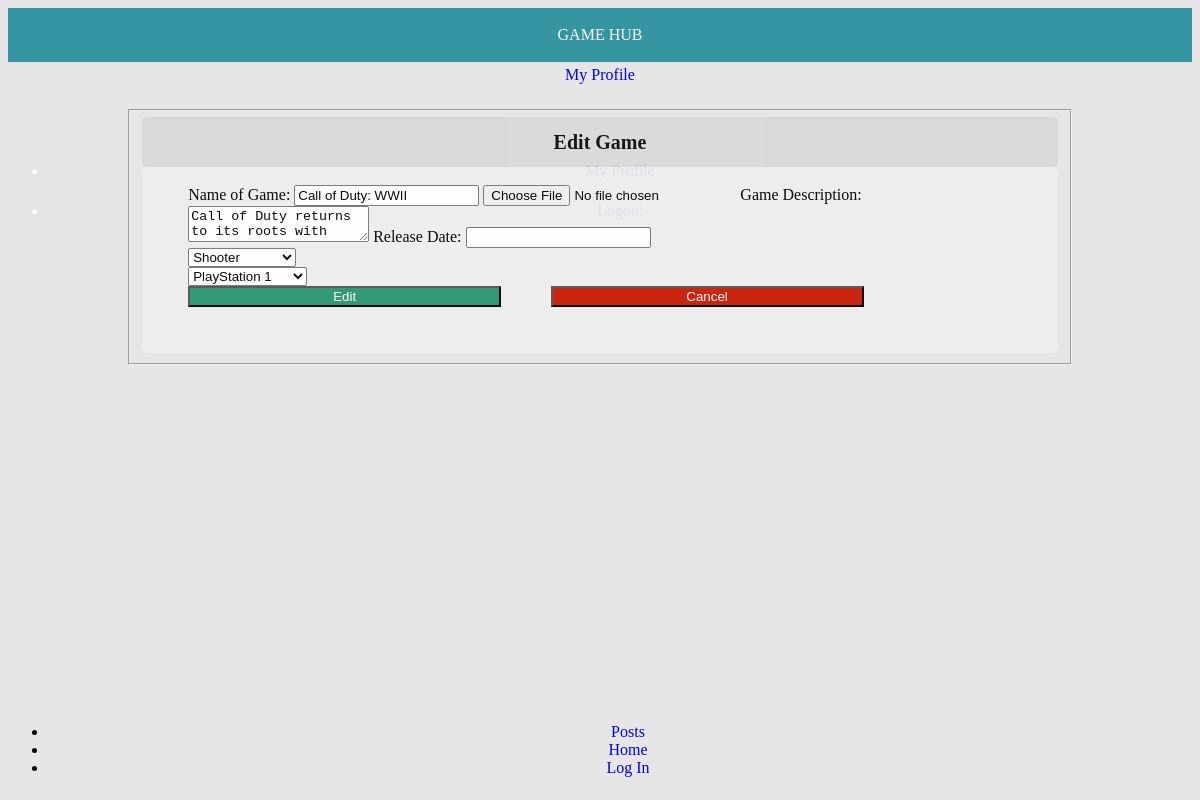
/editGame.php?game=1, run on an earlier commit of the app's database.
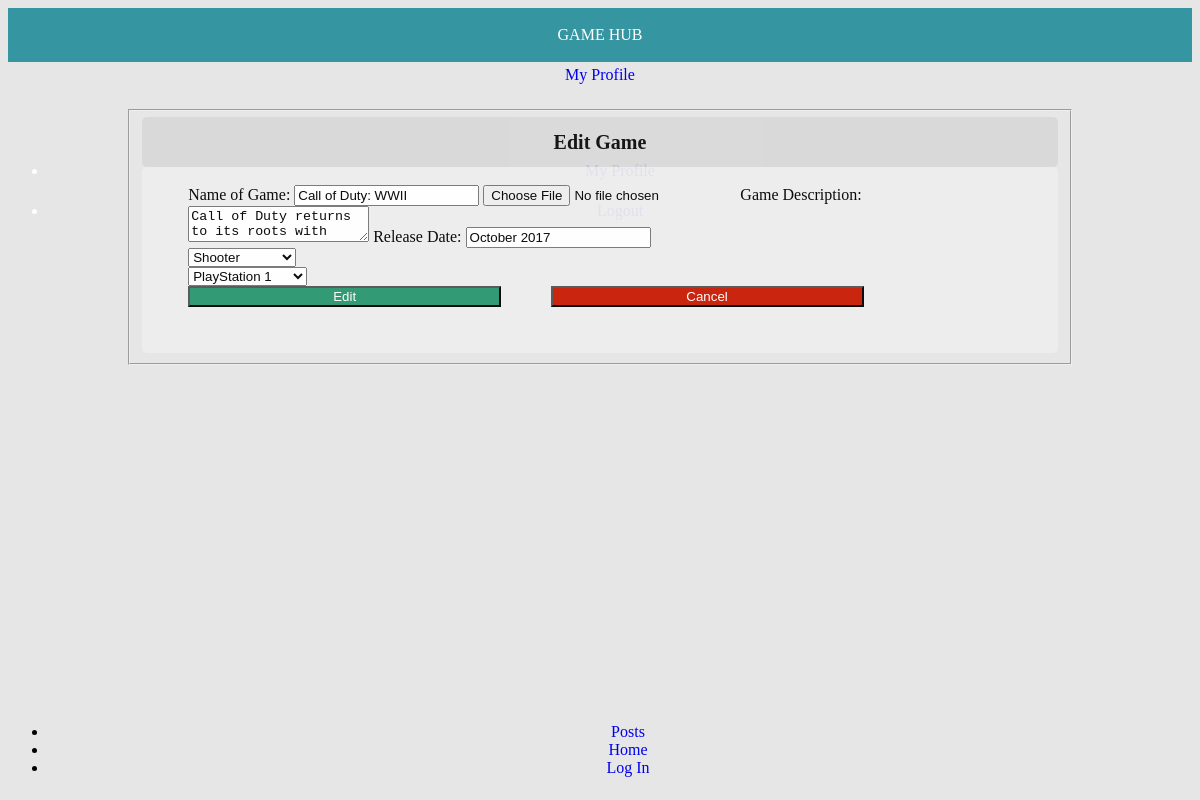
And on a later commit of the database.
### tables this page shows
CREATE TABLE `gamelist` (
  `gameID` int(5) NOT NULL,
  `gameName` varchar(100) NOT NULL,
  `gameImg` varchar(100) NOT NULL,
  `genreID` int(5) NOT NULL,
  `gameDesc` varchar(600) NOT NULL,
  `consoleID` int(5) NOT NULL,
  `releaseDate` varchar(50) NOT NULL
);

### editGame.php (the view, shortened to what this page needs)
<?php
$con=db();
?>
<!DOCTYPE html>
<html>
<head>
    <link rel="stylesheet" href="css/style.css" type="text/css">
    <link href="https://maxcdn.bootstrapcdn.com/font-awesome/4.7.0/css/font-awesome.min.css" rel='stylesheet'>
  <link rel="stylesheet" href="http://code.jquery.com/mobile/1.4.5/jquery.mobile-1.4.5.min.css">
    <link rel="stylesheet"  href="dist/jqm-icon-pack-fa.css" />
</head>
<body>
<?php
$toEdit=$_GET['game'];
$gameToEdit="SELECT gamelist.gameName AS 'Name', gamelist.gameImg AS 'Game Art', gamelist.gameID AS 'Game ID', gamelist.gameDesc AS 'Description', gamelist.releaseDate AS 'Release', gamelist.genreID AS 'Genre ID', gamegenre.genreName AS 'Genre', console.consoleName AS 'Console' FROM gamelist LEFT JOIN gamegenre ON gamelist.genreID=gamegenre.genreID LEFT JOIN console ON gamelist.consoleID=console.consoleID WHERE gamelist.gameID LIKE ".$toEdit;
$result = $con->query($gameToEdit);
$editDetails=mysqli_fetch_assoc($result);
?>
<div data-role="pages" id="container">
  <div data-role="header" id="header">
    GAME HUB
    <div class="ui-btn-right" data-role="controlgroup" data-type="horizontal">
      <a href="#popupMenu" data-rel="popup" data-transition="slideup" class="ui-btn ui-icon-user ui-btn-icon-notext ui-btn-inline ui-corner-all">My Profile</a>
      <div data-role="popup" id="popupMenu">
        <ul data-role="listview" data-inset="true">
          <li><a href="profile.php">My Profile</a></li>
          <li><a href="user.php">Logout</a></li>
        </ul>
      </div>
    </div>
  </div>
  <div data-role="main" class="loginContent">
    <form id="edit" class="gameContent" method="POST" action="editContent.php" data-ajax="false" enctype="multipart/form-data">
      <fieldset>
        <div class="form-top">
          Edit Game
        </div>
        <div class="form-bottom">
          <label for='gameName'>Name of Game:</label>
          <input type='text' name='newName' id='newName' maxlength="50" value="<?php echo $editDetails['Name']?>" required />
          <input type="file" name="newImg" id="newImg" value ="<?php echo $editDetails['Game Art']?>">
          <label for='gameDesc'>Game Description: </label>
          <textarea name='newDesc' id='newDesc' maxlength="600" required><?php echo $editDetails['Description']?></textarea>
          <label for='newRelease'>Release Date: </label>
          <input type='text' name='newRelease' id='newRelease' maxlength="50" value="<?php echo $editDetails['Release']?>" required/>
          <br>
          <?php
          $genreSelect="SELECT genreName AS 'Genre', genreID AS 'Genre ID' FROM gamegenre";
          $result = $con->query($genreSelect);
          echo "<div id='genreSelect'>";
          if ($result-> num_rows > 0) {
            $genreToEdit= $editDetails['Genre ID'];
            echo "<select name='newGenre' id='newGenre' required><option selected disabled>Select genre...</option>";
            while($row = $result->fetch_assoc()) {
              $genreID = $row['Genre ID'];
              if( $genreID == $genreToEdit ){
                echo "<option name='newGenre' value='".$row['Genre ID']."' selected>".$row['Genre']."</option> ";
              }else{
                echo "<option name='newGenre' value='".$row['Genre ID']."'>".$row['Genre']."</option> ";
              }
            }
            echo "</select><br>";
          }else{
            echo "there is nothing here";
          }
          $consoleSelect="SELECT consoleName AS 'Console', consoleID AS 'Console ID' FROM console";
          $result = $con->query($consoleSelect);
          echo "<div id='consoleSelect'>";
          if ($result-> num_rows > 0) {
            echo "<select name ='newConsole' id='newConsole' required>";
            while($row = $result->fetch_assoc()) {
              $consoleID = $row['Console ID'];
              if( $consoleID == $consoleToEdit ){
                echo "<option name='newConsole' value='".$row['Console ID']."' selected>".$row['Console']."</option> ";
              }else{
                echo "<option value='".$row['Console ID']."'>".$row['Console']."</option> ";
              }
            }
            echo "</select><br>";
          }else{
            echo "there is nothing here";
          }
        ?>
        <button id="editGameBTN" type="submit" form="edit" value="submit">Edit</button><button id="cancelButton" data-role="back">Cancel</button>
      </fieldset>
    </form>
  </div>
  <div data-role="footer" id="footer">
    <div data-role="navbar"  data-position="fixed">
      <?php
      echo '<ul><li><a href="post.php" id="post" data-icon="file" data-ajax="false">Posts</a></li><li><a href="homepage.php" id="post" data-icon="gamepad" data-ajax="false">Home</a></li>';
      if(isset($_SESSION['loggedIn'])){
        echo '<li><a href="profile.php" id="arrow-up" data-icon="smile-o" data-ajax="false">Profile</a></li>';
      }else{
        echo '<li><a href="login.php" id="arrow-up" data-icon="smile-o" data-ajax="false">Log In</a></li>';
      }
      echo '</ul>';
      ?>
    </div>
  </div>
</div>
</body>
</html>

What changed in the data, as far as the page shows it:
changed gamelist "Call of Duty: WWII": newRelease (not shown) → "October 2017"
